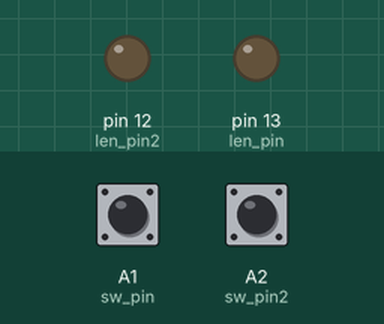
Simulated run of this sketch. Board: Arduino Uno, built with avr-gcc and run on an emulated ATmega328P. On the bench: output pins drawn as LEDs (lit = HIGH). Inputs (shaded band) come from the test bench; at power-on: A1 (sw_pin) HIGH, A2 (sw_pin2) HIGH. What the sketch prints to the serial monitor is not drawn.

Above: at 1.2 s.
1.3 s: A1 (sw_pin) pulled LOW for 0.15 s
At 1.38 s:
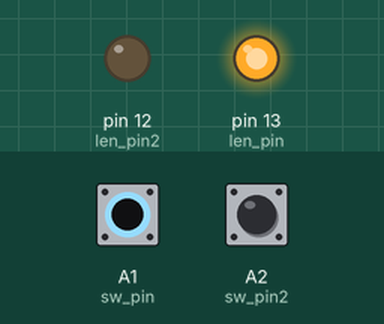
2.9 s: A2 (sw_pin2) pulled LOW for 0.15 s
At 2.98 s:
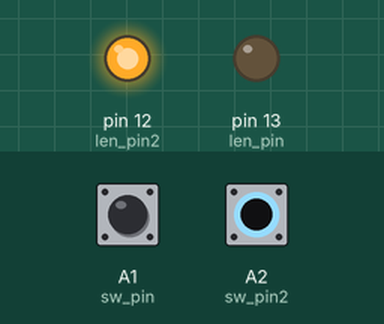
4.5 s: A2 (sw_pin2) pulled LOW for 3.2 s
At 8.9 s:
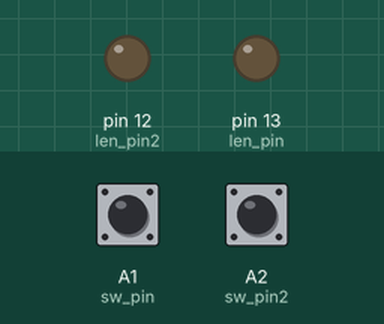
9.2 s: A1 (sw_pin) pulled LOW for 3.2 s
At 10.4 s:
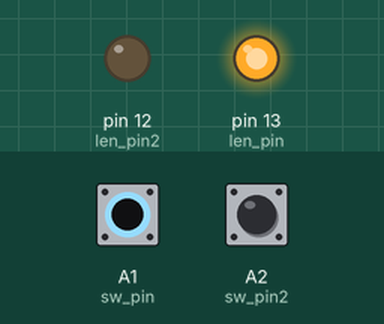
13.9 s: A1 (sw_pin) driven LOW and A2 (sw_pin2) driven LOW
At 14.9 s:
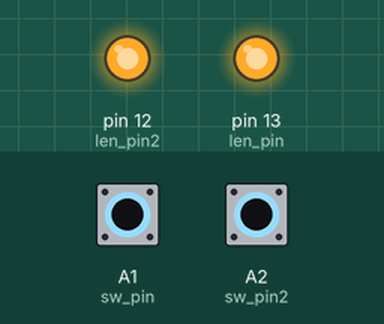
Timing chart, 0 to 16.4 s (numbered marks = the images above; inputs shaded):
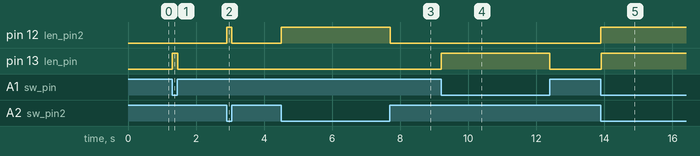

The sketch:

Button2Led.ino
```cpp
#define sw_pin A1
#define len_pin 13

#define sw_pin2 A2
#define len_pin2 12

void setup() {
  pinMode(sw_pin, INPUT_PULLUP);
  pinMode(len_pin, OUTPUT);

  pinMode(sw_pin2, INPUT_PULLUP);
  pinMode(len_pin2, OUTPUT);

  Serial.begin(9600);
}

void loop() {

  int value = digitalRead(sw_pin);
  digitalWrite(len_pin, !value);
  Serial.println(value);

  int value2 = digitalRead(sw_pin2);
  digitalWrite(len_pin2, !value2);
  Serial.println(value2);

}
```

Measured:
- after the input at 1.3 s, pin 13 (len_pin): LOW → HIGH at once, → LOW 0.15 s later
- after the input at 2.9 s, pin 12 (len_pin2): LOW → HIGH at once, → LOW 0.15 s later
- after the input at 4.5 s, pin 12 (len_pin2): LOW → HIGH at once, → LOW 3.2 s later
- after the input at 9.2 s, pin 13 (len_pin): LOW → HIGH at once, → LOW 3.2 s later
- after the input at 13.9 s, pin 12 (len_pin2), pin 13 (len_pin): LOW → HIGH at once
